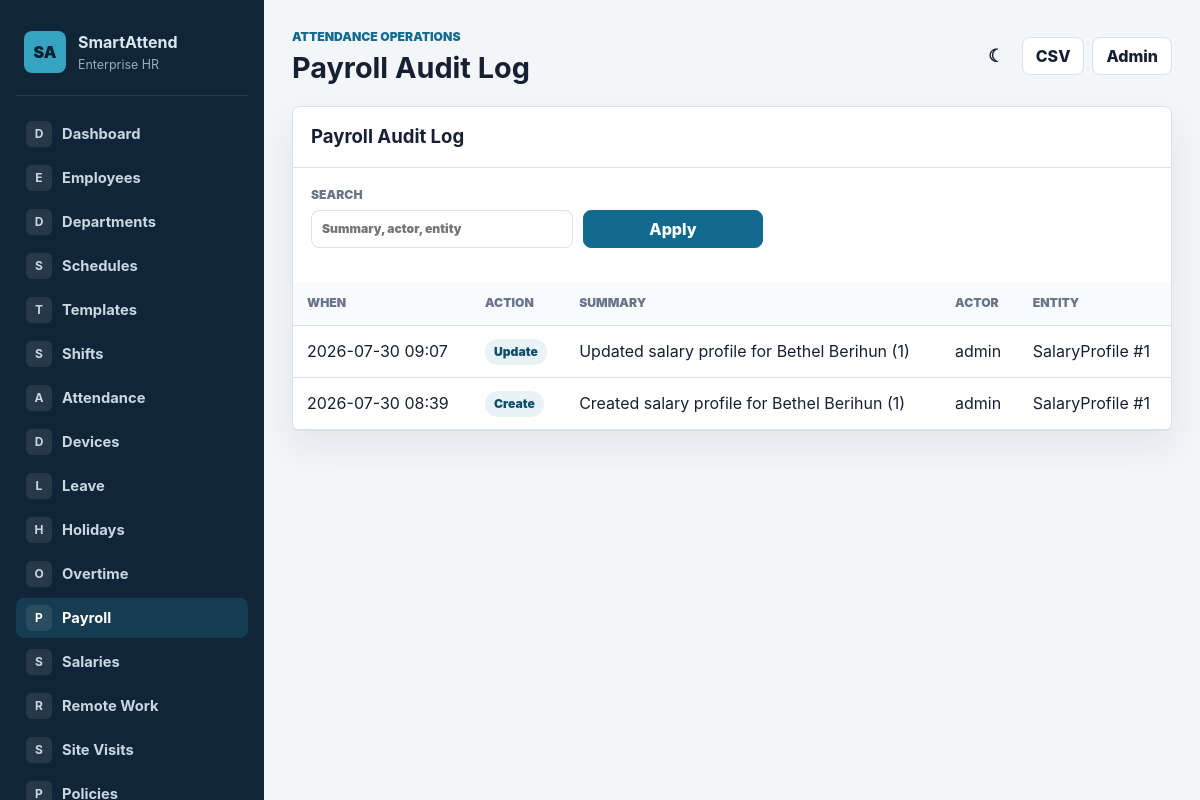
Screenshot of /payroll/audit/ (signed in) with the database file from the repository.
### payroll/models.py (models this page shows, shortened)
class PayrollAudit(models.Model):
    class Action(models.TextChoices):
        CREATE = 'CREATE', 'Create'
        UPDATE = 'UPDATE', 'Update'
        DELETE = 'DELETE', 'Delete'
        CALCULATE = 'CALCULATE', 'Calculate'
        APPROVE = 'APPROVE', 'Approve'
        REJECT = 'REJECT', 'Reject'
        LOCK = 'LOCK', 'Lock'
        UNLOCK = 'UNLOCK', 'Unlock'
        PAY = 'PAY', 'Pay'
        EXPORT = 'EXPORT', 'Export'
        VIEW = 'VIEW', 'View'
        GENERATE_PAYSLIP = 'GENERATE_PAYSLIP', 'Generate Payslip'
    actor = models.ForeignKey(
        settings.AUTH_USER_MODEL, on_delete=models.SET_NULL, null=True, blank=True,
        related_name='payroll_audits',
    )
    action = models.CharField(max_length=30, choices=Action.choices)
    entity_type = models.CharField(max_length=60)
    entity_id = models.PositiveIntegerField(null=True, blank=True)
    period = models.ForeignKey(
        PayrollPeriod, on_delete=models.SET_NULL, null=True, blank=True, related_name='audits'
    )
    payroll = models.ForeignKey(
        Payroll, on_delete=models.SET_NULL, null=True, blank=True, related_name='audits'
    )
    summary = models.CharField(max_length=255)
    before_data = models.JSONField(default=dict, blank=True)
    after_data = models.JSONField(default=dict, blank=True)
    ip_address = models.GenericIPAddressField(null=True, blank=True)
    user_agent = models.CharField(max_length=255, blank=True)
    created_at = models.DateTimeField(auto_now_add=True, db_index=True)
    class Meta:
        ordering = ['-created_at']
        verbose_name = 'Payroll Audit Log'

### payroll/views.py (the view)
# urls.py: path('audit/', views.PayrollAuditListView.as_view(), name='payroll_audit'),
class PayrollAuditListView(PayrollPermissionMixin, PayrollNavMixin, EnterpriseListMixin):
    model = PayrollAudit
    template_name = 'payroll/audit_list.html'
    page_title = 'Payroll Audit Log'
    active_nav = 'payroll'
    search_fields = ['summary', 'entity_type', 'actor__username']
    export_fields = [
        ('created_at', 'When'), ('action', 'Action'), ('summary', 'Summary'),
        ('actor__username', 'Actor'), ('entity_type', 'Entity'),
    ]
    export_filename = 'payroll-audit'
    default_ordering = '-created_at'
    permission_required = 'payroll.view_payrollaudit'

### attendance/views.py (called while the page is built)
    def get_queryset(self):
        queryset = super().get_queryset()
        query = self.request.GET.get('q', '').strip()
        if query and self.search_fields:
            condition = Q()
            for field in self.search_fields:
                condition |= Q(**{f'{field}__icontains': query})
            queryset = queryset.filter(condition)
        return queryset.order_by(self.get_ordering())

    def get_ordering(self):
        ordering = self.request.GET.get('sort') or self.default_ordering
        allowed = {field.lstrip('-') for field in self.get_sort_fields()}
        return ordering if ordering.lstrip('-') in allowed else self.default_ordering

    def get_sort_fields(self):
        fields = []
        for field, _label in self.export_fields:
            fields.append(field.split('__')[0])
        return fields + ['id', 'date', 'created_at', 'timestamp', 'name']

    def render_to_response(self, context, **response_kwargs):
        export_format = self.request.GET.get('export')
        if export_format:
            return self.export_response(export_format)
        return super().render_to_response(context, **response_kwargs)

### payroll/views.py (called while the page is built)
    def test_func(self):
        user = self.request.user
        if not user.is_authenticated:
            return False
        if user.is_superuser or user.is_staff:
            return True
        if self.permission_required:
            return user.has_perm(self.permission_required)
        return user.has_perm('payroll.view_payroll') or user.has_perm('payroll.view_payroll_sensitive')

### payroll/templates/payroll/audit_list.html (shortened to what this page needs)
{% extends "attendance/base.html" %}
{% block content %}
<div class="panel">
    <div class="panel-header"><h2>Payroll Audit Log</h2></div>
    <div class="panel-body">
        <form class="filter-bar" method="get">
            <label>Search<input name="q" value="{{ request.GET.q }}" placeholder="Summary, actor, entity"></label>
            <button class="button primary" type="submit">Apply</button>
        </form>
    </div>
    <div class="table-wrap">
        <table>
            <thead><tr><th>When</th><th>Action</th><th>Summary</th><th>Actor</th><th>Entity</th></tr></thead>
            <tbody>
            {% for row in object_list %}
                <tr>
                    <td>{{ row.created_at|date:"Y-m-d H:i" }}</td>
                    <td><span class="badge">{{ row.get_action_display }}</span></td>
                    <td>{{ row.summary }}</td>
                    <td>{{ row.actor|default:"System" }}</td>
                    <td>{{ row.entity_type }} {% if row.entity_id %}#{{ row.entity_id }}{% endif %}</td>
                </tr>
            {% empty %}
                <tr><td colspan="5" class="empty">No audit entries.</td></tr>
            {% endfor %}
            </tbody>
        </table>
    </div>
</div>
{% endblock %}

### attendance/static/attendance/css/app.css (style rules this page uses)
:root { --bg: #f3f6f9; --surface: #ffffff; --surface-soft: #f8fafc; --text: #172033; --muted: #687589; --line: #d9e2ec; --brand: #126b8f; --brand-dark: #0b4f6d; --accent: #1f8a70; --warning: #b7791f; --danger: #c2413b; --info-bg: #e8f3f7; --success-bg: #e8f6ef; --danger-bg: #fff0ef; --shadow: 0 16px 36px rgba(23, 32, 51, 0.08); }
* { box-sizing: border-box; }
body { margin: 0; background: var(--bg); color: var(--text); font-family: Inter, ui-sans-serif, system-ui, -apple-system, BlinkMacSystemFont, "Segoe UI", sans-serif; letter-spacing: 0; line-height: 1.5; }
h1, h2, h3, p { margin: 0; }
h2 { font-size: 1.16rem; }
.icon-button, .button { display: inline-flex; align-items: center; justify-content: center; min-height: 38px; border: 1px solid var(--line); border-radius: 8px; background: var(--surface); color: var(--text); font: inherit; font-weight: 800; padding: 0 13px; cursor: pointer; }
.button.primary { border-color: var(--brand); background: var(--brand); color: #fff; }
.metric-card, .panel { background: var(--surface); border: 1px solid var(--line); border-radius: 8px; box-shadow: var(--shadow); }
.panel-header { display: flex; align-items: center; justify-content: space-between; gap: 12px; padding: 16px 18px; border-bottom: 1px solid var(--line); }
.panel-body { padding: 18px; }
.filter-bar { display: grid; grid-template-columns: minmax(180px, 1fr) repeat(3, minmax(130px, 180px)) auto; gap: 10px; align-items: end; margin-bottom: 16px; }
label { display: grid; gap: 6px; color: var(--muted); font-size: 0.76rem; font-weight: 900; text-transform: uppercase; }
input, select, textarea { width: 100%; min-height: 38px; border: 1px solid var(--line); border-radius: 8px; background: var(--surface); color: var(--text); font: inherit; padding: 8px 10px; }
.table-wrap { overflow-x: auto; }
table { width: 100%; border-collapse: collapse; min-width: 760px; }
th, td { padding: 12px 14px; border-bottom: 1px solid var(--line); text-align: left; vertical-align: middle; white-space: nowrap; }
th { color: var(--muted); background: var(--surface-soft); font-size: 0.76rem; font-weight: 900; text-transform: uppercase; }
.badge { display: inline-flex; align-items: center; justify-content: center; min-height: 26px; padding: 0 9px; border-radius: 999px; background: var(--info-bg); color: var(--brand-dark); font-size: 0.76rem; font-weight: 900; }

### rows the page displays
PayrollAudit: created_at "2026-07-30 09:07", action "Update", summary "Updated salary profile for Bethel Berihun (1)", actor "admin", entity_type "SalaryProfile", entity_id "1"
PayrollAudit: created_at "2026-07-30 08:39", action "Create", summary "Created salary profile for Bethel Berihun (1)", actor "admin", entity_type "SalaryProfile", entity_id "1"

### other values shown
{{ label|slice:":1" }} "D" "E" "D" "S" "T" "S" "A" "D" "L" "H" "O" "P" "S" "R" "S" "P"
{{ label }} "Dashboard" "Employees" "Departments" "Schedules" "Templates" "Shifts" "Attendance" "Devices" "Leave" "Holidays" "Overtime" "Payroll" "Salaries" "Remote Work" "Site Visits"
{{ page_title|default:"Dashboard" }} "Payroll Audit Log"
